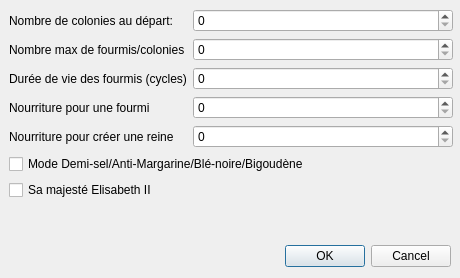
<?xml version="1.0" encoding="UTF-8"?>
<ui version="4.0">
 <class>Settings</class>
 <widget class="QDialog" name="Settings">
  <property name="geometry">
   <rect>
    <x>0</x>
    <y>0</y>
    <width>460</width>
    <height>278</height>
   </rect>
  </property>
  <property name="windowTitle">
   <string>Dialog</string>
  </property>
  <widget class="QDialogButtonBox" name="buttonBox">
   <property name="geometry">
    <rect>
     <x>10</x>
     <y>240</y>
     <width>441</width>
     <height>32</height>
    </rect>
   </property>
   <property name="orientation">
    <enum>Qt::Horizontal</enum>
   </property>
   <property name="standardButtons">
    <set>QDialogButtonBox::Cancel|QDialogButtonBox::Ok</set>
   </property>
  </widget>
  <widget class="QWidget" name="formLayoutWidget">
   <property name="geometry">
    <rect>
     <x>9</x>
     <y>9</y>
     <width>444</width>
     <height>221</height>
    </rect>
   </property>
   <layout class="QFormLayout" name="formLayout">
    <item row="0" column="0">
     <widget class="QLabel" name="label">
      <property name="text">
       <string>Nombre de colonies au départ:</string>
      </property>
     </widget>
    </item>
    <item row="5" column="0" colspan="2">
     <widget class="QCheckBox" name="britainEasterEggChkBox">
      <property name="text">
       <string>Mode Demi-sel/Anti-Margarine/Blé-noire/Bigoudène</string>
      </property>
     </widget>
    </item>
    <item row="0" column="1">
     <widget class="QSpinBox" name="antHillSpinBox"/>
    </item>
    <item row="1" column="0">
     <widget class="QLabel" name="label_2">
      <property name="text">
       <string>Nombre max de fourmis/colonies</string>
      </property>
     </widget>
    </item>
    <item row="1" column="1">
     <widget class="QSpinBox" name="maxAntSpinBox"/>
    </item>
    <item row="3" column="0">
     <widget class="QLabel" name="label_3">
      <property name="text">
       <string>Nourriture pour une fourmi</string>
      </property>
     </widget>
    </item>
    <item row="3" column="1">
     <widget class="QSpinBox" name="foodForAntSpinBox"/>
    </item>
    <item row="2" column="0">
     <widget class="QLabel" name="label_4">
      <property name="text">
       <string>Durée de vie des fourmis (cycles)</string>
      </property>
     </widget>
    </item>
    <item row="2" column="1">
     <widget class="QSpinBox" name="lifeDurationSpinBox"/>
    </item>
    <item row="4" column="0">
     <widget class="QLabel" name="label_5">
      <property name="text">
       <string>Nourriture pour créer une reine</string>
      </property>
     </widget>
    </item>
    <item row="4" column="1">
     <widget class="QSpinBox" name="foodPerQueenSpinBox"/>
    </item>
    <item row="6" column="0" colspan="2">
     <widget class="QCheckBox" name="englishEasterEggChkBox">
      <property name="text">
       <string>Sa majesté Elisabeth II</string>
      </property>
     </widget>
    </item>
   </layout>
  </widget>
 </widget>
 <resources/>
 <connections>
  <connection>
   <sender>buttonBox</sender>
   <signal>accepted()</signal>
   <receiver>Settings</receiver>
   <slot>accept()</slot>
   <hints>
    <hint type="sourcelabel">
     <x>248</x>
     <y>254</y>
    </hint>
    <hint type="destinationlabel">
     <x>157</x>
     <y>274</y>
    </hint>
   </hints>
  </connection>
  <connection>
   <sender>buttonBox</sender>
   <signal>rejected()</signal>
   <receiver>Settings</receiver>
   <slot>reject()</slot>
   <hints>
    <hint type="sourcelabel">
     <x>316</x>
     <y>260</y>
    </hint>
    <hint type="destinationlabel">
     <x>286</x>
     <y>274</y>
    </hint>
   </hints>
  </connection>
 </connections>
</ui>
